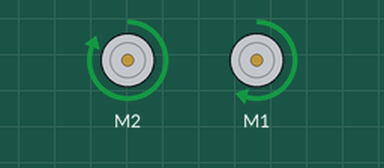
Simulated run of this sketch. Board: Arduino Uno, built with avr-gcc and run on an emulated ATmega328P. On the bench: 2 × DC motor (green arrow = forward, orange = backward, longer = faster).

Above: at 0.5 s.
Timing chart, 0 to 4.6 s (numbered marks = the images above):
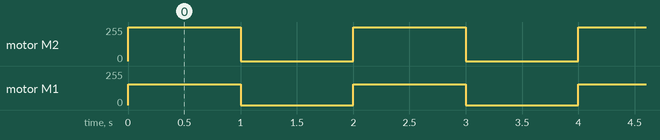

Measured:
- by itself, motor M2: alternates forward 255/255 for 1.0 s and stopped for 1.0 s
- by itself, motor M1: alternates forward 155/255 for 1.0 s and stopped for 1.0 s

The sketch:

AFMotor_Sample.ino
```cpp
/*
 * This sketch utilizes the DK ELectronics version of the AdaFruit Motor Shield V1.0
 * Tutorial for this shield may be found at: https://learn.adafruit.com/afmotor-library-reference/af-dcmotor
 *
 * Created by Steve Cline on 20 May 2018
 */


#include <AFMotor.h>

//Create motor objects
AF_DCMotor left_motor(2, MOTOR12_64KHZ);
AF_DCMotor right_motor(1, MOTOR12_64KHZ);

void setup(){
  // left motor is less powerful on this particular robot
  left_motor.setSpeed(255);
  right_motor.setSpeed(155);
}

void loop(){

  left_motor.run(FORWARD);
  right_motor.run(FORWARD);
  delay (1000);
  left_motor.run(RELEASE);
  right_motor.run(RELEASE);
  delay(1000);

}
```
